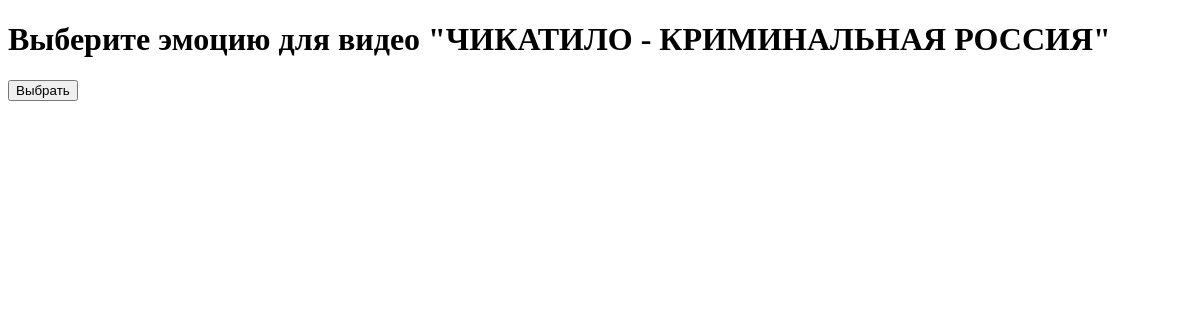
Page /core/select_emotion/1/ (signed in) on the earlier database version.
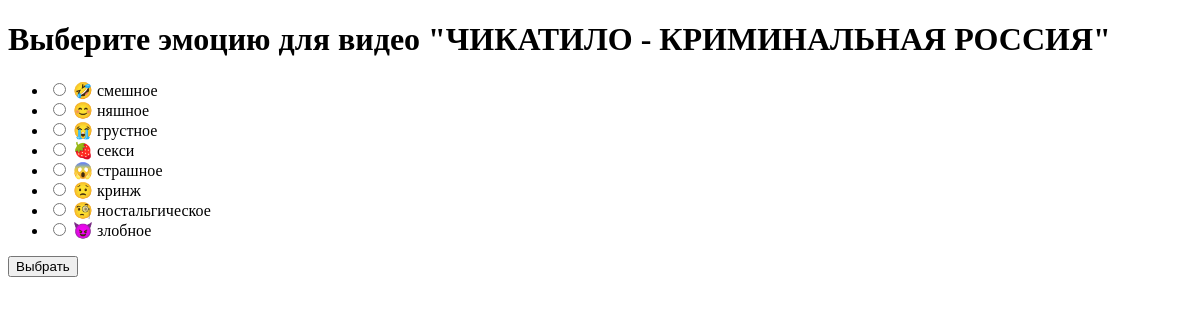
Same page on the later database version.
### core/models.py (models this page shows, shortened)
class Content(models.Model):
    title = models.CharField(max_length=255) # заголовок видео
    url = models.CharField(max_length=255, blank=True) # ссылка на видео... пока оставим varchar
    emotions = models.ManyToManyField('Emotion', through='ContentEmotion') # связь многие ко многим

class Emotion(models.Model):
    EMOTIONS = (
        ('🤣 смешное', '🤣 смешное'),
        ('😊 няшное', '😊 няшное'),
        ('😭 грустное', '😭 грустное'),
        ('🍓 секси', '🍓 секси'),
        ('😱 страшное', '😱 страшное'),
        ('😟 кринж', '😟 кринж'),
        ('🧐 ностальгическое', '🧐 ностальгическое'),
        ('😈 злобное', '😈 злобное'),
    )
    name = models.CharField(max_length=50, choices=EMOTIONS) # имя эмоции

### core/views.py (the view)
# urls.py: path('select_emotion/<int:video_id>/', views.select_emotion, name='select_emotion'),
@login_required
def select_emotion(request, video_id):
    video = get_object_or_404(Content, id=video_id)
    emotions = Emotion.objects.all()
    if request.method == 'POST':
        selected_emotion_id = request.POST.get('emotion_id')
        selected_emotion = get_object_or_404(Emotion, id=selected_emotion_id)
        video_emotion = ContentEmotion(video=video, emotion=selected_emotion, user=request.user)
        video_emotion.save()
        return redirect('video_details', video_id=video_id)
    return render(request, 'core/select_emotion.html', {'video': video, 'emotions': emotions})

### templates/core/select_emotion.html (shortened to what this page needs)
<!DOCTYPE html>
<html>
<head>
</head>
<body>
    <h1>Выберите эмоцию для видео "{{ video.title }}"</h1>
    <form method="post">
        <ul>
            {% for emotion in emotions %}
                <li>
                    <input type="radio" name="emotion_id" value="{{ emotion.id }}"> {{ emotion.name }}
                </li>
            {% endfor %}
        </ul>
        <input type="submit" value="Выбрать">
    </form>
</body>
</html>

Differences in the rows shown:
added Emotion: name "🤣 смешное"
added Emotion: name "😊 няшное"
added Emotion: name "😭 грустное"
added Emotion: name "🍓 секси"
added Emotion: name "😱 страшное"
added Emotion: name "😟 кринж"
added Emotion: name "🧐 ностальгическое"
added Emotion: name "😈 злобное"
